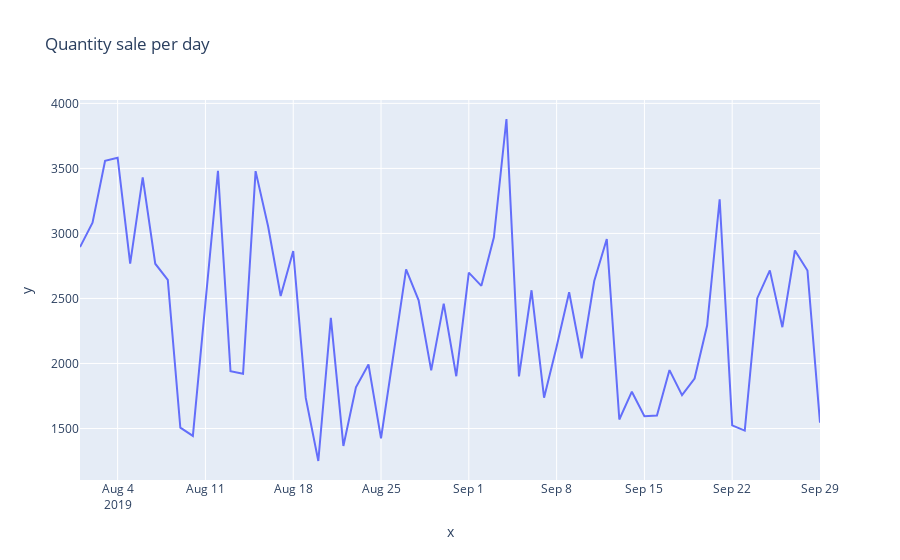

The notebook cell this image was saved under:
### Code cell
px.line(x=sale_day.index, y=sale_day.values, title="Quantity sale per day")

### Figure 1 — Plotly figure (JSON) as saved in the notebook; plotly's stock layout.template omitted (floating-point values rounded to 4 significant figures)
{"data": [{"hoverlabel": {"namelength": 0}, "hovertemplate": "x=%{x}<br>y=%{y}", "legendgroup": "", "line": {"color": "#636efa", "dash": "solid"}, "mode": "lines", "name": "", "showlegend": false, "type": "scatter", "x": ["2019-08-01", "2019-08-02", "2019-08-03", "2019-08-04", "2019-08-05", "2019-08-06", "2019-08-07", "2019-08-08", "2019-08-09", "2019-08-10", "2019-08-11", "2019-08-12", "2019-08-13", "2019-08-14", "2019-08-15", "2019-08-16", "2019-08-17", "2019-08-18", "2019-08-19", "2019-08-20", "2019-08-21", "2019-08-22", "2019-08-23", "2019-08-24", "2019-08-25", "2019-08-26", "2019-08-27", "2019-08-28", "2019-08-29", "2019-08-30", "2019-08-31", "2019-09-01", "2019-09-02", "2019-09-03", "2019-09-04", "2019-09-05", "2019-09-06", "2019-09-07", "2019-09-08", "2019-09-09", "2019-09-10", "2019-09-11", "2019-09-12", "2019-09-13", "2019-09-14", "2019-09-15", "2019-09-16", "2019-09-17", "2019-09-18", "2019-09-19", "2019-09-20", "2019-09-21", "2019-09-22", "2019-09-23", "2019-09-24", "2019-09-25", "2019-09-26", "2019-09-27", "2019-09-28", "2019-09-29"], "xaxis": "x", "y": [2895, 3082, 3559, 3582, 2768, 3431, 2767, 2643, 1506, 1443, 2466, 3482, 1940, 1921, 3479, 3053, 2519, 2865, 1735, 1250, 2351, 1366, 1817, 1992, 1424, 2059, 2723, 2485, 1947, 2460, 1902, 2699, 2597, 2970, 3880, 1901, 2563, 1737, 2129, 2548, 2040, 2634, 2957, 1569, 1783, 1595, 1599, 1949, 1756, 1884, 2292, 3263, 1524, 1484, 2502, 2716, 2279, 2869, 2715, 1544], "yaxis": "y"}], "layout": {"legend": {"tracegroupgap": 0}, "title": {"text": "Quantity sale per day"}, "xaxis": {"anchor": "y", "domain": [0.0, 1.0], "title": {"text": "x"}}, "yaxis": {"anchor": "x", "domain": [0.0, 1.0], "title": {"text": "y"}}}}
